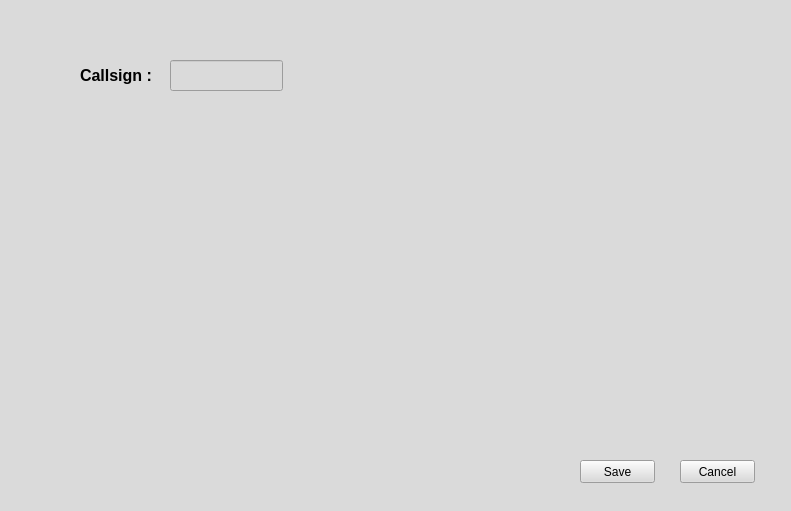
   <widget class="QWidget" name="widSettings" native="true">
    <property name="geometry">
     <rect>
      <x>140</x>
      <y>170</y>
      <width>791</width>
      <height>511</height>
     </rect>
    </property>
    <property name="styleSheet">
     <string notr="true">background-color: rgb(218, 218, 218);
color: rgb(0, 0, 0);</string>
    </property>
    <widget class="QPushButton" name="pBSetCancel">
     <property name="geometry">
      <rect>
       <x>680</x>
       <y>460</y>
       <width>75</width>
       <height>23</height>
      </rect>
     </property>
     <property name="text">
      <string>Cancel</string>
     </property>
    </widget>
    <widget class="QPushButton" name="pBSetSave">
     <property name="geometry">
      <rect>
       <x>580</x>
       <y>460</y>
       <width>75</width>
       <height>23</height>
      </rect>
     </property>
     <property name="text">
      <string>Save</string>
     </property>
    </widget>
    <widget class="QLabel" name="lbLSetMycall">
     <property name="geometry">
      <rect>
       <x>80</x>
       <y>60</y>
       <width>81</width>
       <height>31</height>
      </rect>
     </property>
     <property name="font">
      <font>
       <family>Arial</family>
       <pointsize>12</pointsize>
       <weight>75</weight>
       <bold>true</bold>
      </font>
     </property>
     <property name="autoFillBackground">
      <bool>false</bool>
     </property>
     <property name="styleSheet">
      <string notr="true">color: rgb(0, 0, 0);</string>
     </property>
     <property name="text">
      <string>Callsign :</string>
     </property>
    </widget>
    <widget class="QLineEdit" name="lESetMycall">
     <property name="geometry">
      <rect>
       <x>170</x>
       <y>60</y>
       <width>113</width>
       <height>31</height>
      </rect>
     </property>
    </widget>
   </widget>
